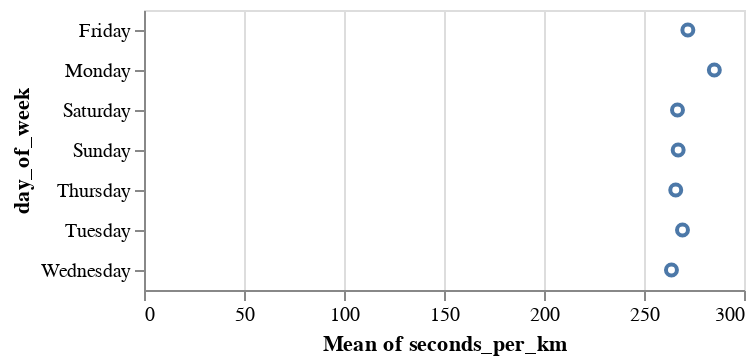

The notebook cell this image was saved under:
### Code cell
# average, mean, median, stdev, min, max, sum
alt.Chart(df).mark_point().encode(
    x='mean(seconds_per_km)',
    y='day_of_week'
)

### Figure 1 — Vega-Lite specification as saved in the notebook (floating-point values rounded to 4 significant figures)
{"$schema": "https://vega.github.io/schema/vega-lite/v5.17.0.json", "config": {"view": {"continuousHeight": 300, "continuousWidth": 300}}, "data": {"name": "data-b5e90de4fab0477a6d479abe6d38b620"}, "datasets": {"data-b5e90de4fab0477a6d479abe6d38b620": [{"avgPace(/meter)": 0.3787, "calories(kcal)": 71, "date": "2022-01-10 20:39", "day_of_week": "Monday", "distance(m)": 1191, "distance_rounded": 1, "maxPace(/meter)": 7.246, "minPace(/meter)": 0.2501, "seconds_per_km": 380.4, "speed_per_km": "06:20.35", "sportTime(s)": 453, "startTime": "2022-01-10T13:39:17+00:00", "type": 1}, {"avgPace(/meter)": 0.2878, "calories(kcal)": 60, "date": "2022-01-13 16:23", "day_of_week": "Thursday", "distance(m)": 1004, "distance_rounded": 1, "maxPace(/meter)": 2.342, "minPace(/meter)": 0.1982, "seconds_per_km": 288.8, "speed_per_km": "04:48.84", "sportTime(s)": 290, "startTime": "2022-01-13T09:23:16+00:00", "type": 1}, {"avgPace(/meter)": 0.2637, "calories(kcal)": 39, "date": "2022-02-03 17:41", "day_of_week": "Thursday", "distance(m)": 1001, "distance_rounded": 1, "maxPace(/meter)": 0.609, "minPace(/meter)": 0.1993, "seconds_per_km": 264.7, "speed_per_km": "04:24.74", "sportTime(s)": 265, "startTime": "2022-02-03T10:41:12+00:00", "type": 1}, {"avgPace(/meter)": 0.2803, "calories(kcal)": 50, "date": "2022-02-05 18:46", "day_of_week": "Saturday", "distance(m)": 1006, "distance_rounded": 1, "maxPace(/meter)": 0.6911, "minPace(/meter)": 0.229, "seconds_per_km": 281.3, "speed_per_km": "04:41.31", "sportTime(s)": 283, "startTime": "2022-02-05T11:46:47+00:00", "type": 1}, {"avgPace(/meter)": 0.2675, "calories(kcal)": 34, "date": "2022-02-06 18:36", "day_of_week": "Sunday", "distance(m)": 1013, "distance_rounded": 1, "maxPace(/meter)": 0.6361, "minPace(/meter)": 0.2325, "seconds_per_km": 268.5, "speed_per_km": "04:28.51", "sportTime(s)": 272, "startTime": "2022-02-06T11:36:48+00:00", "type": 1}, {"avgPace(/meter)": 0.26, "calories(kcal)": 39, "date": "2022-02-11 18:49", "day_of_week": "Friday", "distance(m)": 1004, "distance_rounded": 1, "maxPace(/meter)": 0.788, "minPace(/meter)": 0.198, "seconds_per_km": 262.9, "speed_per_km": "04:22.95", "sportTime(s)": 264, "startTime": "2022-02-11T11:49:54+00:00", "type": 1}, {"avgPace(/meter)": 0.2552, "calories(kcal)": 44, "date": "2022-02-12 18:25", "day_of_week": "Saturday", "distance(m)": 1011, "distance_rounded": 1, "maxPace(/meter)": 0.5571, "minPace(/meter)": 0.1928, "seconds_per_km": 256.2, "speed_per_km": "04:16.18", "sportTime(s)": 259, "startTime": "2022-02-12T11:25:02+00:00", "type": 1}, {"avgPace(/meter)": 0.255, "calories(kcal)": 37, "date": "2022-02-13 18:09", "day_of_week": "Sunday", "distance(m)": 1000, "distance_rounded": 1, "maxPace(/meter)": 0.576, "minPace(/meter)": 0.194, "seconds_per_km": 256, "speed_per_km": "04:16.00", "sportTime(s)": 256, "startTime": "2022-02-13T11:09:12+00:00", "type": 1}, {"avgPace(/meter)": 0.2854, "calories(kcal)": 43, "date": "2022-02-14 18:50", "day_of_week": "Monday", "distance(m)": 1002, "distance_rounded": 1, "maxPace(/meter)": 0.7446, "minPace(/meter)": 0.2587, "seconds_per_km": 286.4, "speed_per_km": "04:46.43", "sportTime(s)": 287, "startTime": "2022-02-14T11:50:09+00:00", "type": 1}, {"avgPace(/meter)": 0.2827, "calories(kcal)": 60, "date": "2022-02-16 18:12", "day_of_week": "Wednesday", "distance(m)": 1001, "distance_rounded": 1, "maxPace(/meter)": 2.165, "minPace(/meter)": 0.1834, "seconds_per_km": 283.7, "speed_per_km": "04:43.72", "sportTime(s)": 284, "startTime": "2022-02-16T11:12:40+00:00", "type": 1}, {"avgPace(/meter)": 0.2793, "calories(kcal)": 55, "date": "2022-03-05 07:10", "day_of_week": "Saturday", "distance(m)": 1006, "distance_rounded": 1, "maxPace(/meter)": 0.6154, "minPace(/meter)": 0.2083, "seconds_per_km": 280.3, "speed_per_km": "04:40.32", "sportTime(s)": 282, "startTime": "2022-03-05T00:10:22+00:00", "type": 1}, {"avgPace(/meter)": 0.2796, "calories(kcal)": 47, "date": "2022-03-18 18:26", "day_of_week": "Friday", "distance(m)": 1005, "distance_rounded": 1, "maxPace(/meter)": 0.8749, "minPace(/meter)": 0.2372, "seconds_per_km": 280.6, "speed_per_km": "04:40.60", "sportTime(s)": 282, "startTime": "2022-03-18T11:26:11+00:00", "type": 1}, {"avgPace(/meter)": 0.2964, "calories(kcal)": 57, "date": "2022-03-28 18:45", "day_of_week": "Monday", "distance(m)": 1046, "distance_rounded": 1, "maxPace(/meter)": 0.639, "minPace(/meter)": 0.2149, "seconds_per_km": 297.3, "speed_per_km": "04:57.32", "sportTime(s)": 311, "startTime": "2022-03-28T11:45:13+00:00", "type": 1}, {"avgPace(/meter)": 0.3011, "calories(kcal)": 57, "date": "2022-03-29 19:02", "day_of_week": "Tuesday", "distance(m)": 1003, "distance_rounded": 1, "maxPace(/meter)": 0.6835, "minPace(/meter)": 0.2301, "seconds_per_km": 302.1, "speed_per_km": "05:2.09", "sportTime(s)": 303, "startTime": "2022-03-29T12:02:25+00:00", "type": 1}, {"avgPace(/meter)": 0.2837, "calories(kcal)": 49, "date": "2022-03-30 18:52", "day_of_week": "Wednesday", "distance(m)": 1001, "distance_rounded": 1, "maxPace(/meter)": 0.4753, "minPace(/meter)": 0.1658, "seconds_per_km": 284.7, "speed_per_km": "04:44.72", "sportTime(s)": 285, "startTime": "2022-03-30T11:52:16+00:00", "type": 1}, {"avgPace(/meter)": 0.27, "calories(kcal)": 48, "date": "2022-04-04 17:57", "day_of_week": "Monday", "distance(m)": 1000, "distance_rounded": 1, "maxPace(/meter)": 0.7117, "minPace(/meter)": 0.2248, "seconds_per_km": 271, "speed_per_km": "04:31.00", "sportTime(s)": 271, "startTime": "2022-04-04T10:57:56+00:00", "type": 1}, {"avgPace(/meter)": 0.273, "calories(kcal)": 51, "date": "2022-04-08 18:39", "day_of_week": "Friday", "distance(m)": 1000, "distance_rounded": 1, "maxPace(/meter)": 0.6707, "minPace(/meter)": 0.2315, "seconds_per_km": 274, "speed_per_km": "04:34.00", "sportTime(s)": 274, "startTime": "2022-04-08T11:39:28+00:00", "type": 1}, {"avgPace(/meter)": 0.2744, "calories(kcal)": 45, "date": "2022-04-10 18:41", "day_of_week": "Sunday", "distance(m)": 1006, "distance_rounded": 1, "maxPace(/meter)": 0.6873, "minPace(/meter)": 0.2137, "seconds_per_km": 275.3, "speed_per_km": "04:35.35", "sportTime(s)": 277, "startTime": "2022-04-10T11:41:58+00:00", "type": 1}, {"avgPace(/meter)": 0.277, "calories(kcal)": 44, "date": "2022-04-13 17:48", "day_of_week": "Wednesday", "distance(m)": 1000, "distance_rounded": 1, "maxPace(/meter)": 0.7634, "minPace(/meter)": 0.2038, "seconds_per_km": 278, "speed_per_km": "04:38.00", "sportTime(s)": 278, "startTime": "2022-04-13T10:48:11+00:00", "type": 1}, {"avgPace(/meter)": 0.2756, "calories(kcal)": 39, "date": "2022-04-15 16:54", "day_of_week": "Friday", "distance(m)": 1005, "distance_rounded": 1, "maxPace(/meter)": 0.7968, "minPace(/meter)": 0.244, "seconds_per_km": 276.6, "speed_per_km": "04:36.62", "sportTime(s)": 278, "startTime": "2022-04-15T09:54:21+00:00", "type": 1}, {"avgPace(/meter)": 0.2939, "calories(kcal)": 62, "date": "2022-04-26 18:40", "day_of_week": "Tuesday", "distance(m)": 1201, "distance_rounded": 1, "maxPace(/meter)": 1.115, "minPace(/meter)": 0.1997, "seconds_per_km": 294.8, "speed_per_km": "04:54.75", "sportTime(s)": 354, "startTime": "2022-04-26T11:40:21+00:00", "type": 1}, {"avgPace(/meter)": 0.2685, "calories(kcal)": 48, "date": "2022-04-27 18:31", "day_of_week": "Wednesday", "distance(m)": 1002, "distance_rounded": 1, "maxPace(/meter)": 0.6803, "minPace(/meter)": 0.2187, "seconds_per_km": 269.5, "speed_per_km": "04:29.46", "sportTime(s)": 270, "startTime": "2022-04-27T11:31:56+00:00", "type": 1}, {"avgPace(/meter)": 0.2774, "calories(kcal)": 50, "date": "2022-04-28 17:37", "day_of_week": "Thursday", "distance(m)": 1002, "distance_rounded": 1, "maxPace(/meter)": 0.8052, "minPace(/meter)": 0.221, "seconds_per_km": 278.4, "speed_per_km": "04:38.44", "sportTime(s)": 279, "startTime": "2022-04-28T10:37:51+00:00", "type": 1}, {"avgPace(/meter)": 0.2974, "calories(kcal)": 89, "date": "2022-04-29 18:01", "day_of_week": "Friday", "distance(m)": 1651, "distance_rounded": 1, "maxPace(/meter)": 1.217, "minPace(/meter)": 0.2073, "seconds_per_km": 299.8, "speed_per_km": "04:59.82", "sportTime(s)": 495, "startTime": "2022-04-29T11:01:29+00:00", "type": 1}, {"avgPace(/meter)": 0.2803, "calories(kcal)": 41, "date": "2022-05-01 16:48", "day_of_week": "Sunday", "distance(m)": 1006, "distance_rounded": 1, "maxPace(/meter)": 0.8224, "minPace(/meter)": 0.2239, "seconds_per_km": 281.3, "speed_per_km": "04:41.31", "sportTime(s)": 283, "startTime": "2022-05-01T09:48:50+00:00", "type": 1}, {"avgPace(/meter)": 0.2761, "calories(kcal)": 42, "date": "2022-05-04 18:52", "day_of_week": "Wednesday", "distance(m)": 1007, "distance_rounded": 1, "maxPace(/meter)": 0.6135, "minPace(/meter)": 0.2112, "seconds_per_km": 277.1, "speed_per_km": "04:37.06", "sportTime(s)": 279, "startTime": "2022-05-04T11:52:29+00:00", "type": 1}, {"avgPace(/meter)": 0.291, "calories(kcal)": 52, "date": "2022-05-05 18:15", "day_of_week": "Thursday", "distance(m)": 1000, "distance_rounded": 1, "maxPace(/meter)": 0.7042, "minPace(/meter)": 0.216, "seconds_per_km": 292, "speed_per_km": "04:52.00", "sportTime(s)": 292, "startTime": "2022-05-05T11:15:38+00:00", "type": 1}, {"avgPace(/meter)": 0.2712, "calories(kcal)": 47, "date": "2022-05-06 17:16", "day_of_week": "Friday", "distance(m)": 1003, "distance_rounded": 1, "maxPace(/meter)": 0.7022, "minPace(/meter)": 0.2276, "seconds_per_km": 272.2, "speed_per_km": "04:32.18", "sportTime(s)": 273, "startTime": "2022-05-06T10:16:48+00:00", "type": 1}, {"avgPace(/meter)": 0.278, "calories(kcal)": 52, "date": "2022-05-07 16:47", "day_of_week": "Saturday", "distance(m)": 1040, "distance_rounded": 1, "maxPace(/meter)": 212, "minPace(/meter)": 0.2129, "seconds_per_km": 278.8, "speed_per_km": "04:38.85", "sportTime(s)": 290, "startTime": "2022-05-07T09:47:30+00:00", "type": 1}, {"avgPace(/meter)": 0.279, "calories(kcal)": 56, "date": "2022-05-08 18:24", "day_of_week": "Sunday", "distance(m)": 1026, "distance_rounded": 1, "maxPace(/meter)": 225, "minPace(/meter)": 0.2221, "seconds_per_km": 279.7, "speed_per_km": "04:39.73", "sportTime(s)": 287, "startTime": "2022-05-08T11:24:19+00:00", "type": 1}, {"avgPace(/meter)": 0.278, "calories(kcal)": 59, "date": "2022-05-12 18:36", "day_of_week": "Thursday", "distance(m)": 1007, "distance_rounded": 1, "maxPace(/meter)": 178, "minPace(/meter)": 0.1781, "seconds_per_km": 279.0, "speed_per_km": "04:39.05", "sportTime(s)": 281, "startTime": "2022-05-12T11:36:50+00:00", "type": 1}, {"avgPace(/meter)": 0.283, "calories(kcal)": 55, "date": "2022-05-13 18:36", "day_of_week": "Friday", "distance(m)": 1024, "distance_rounded": 1, "maxPace(/meter)": 201, "minPace(/meter)": 0.2015, "seconds_per_km": 284.2, "speed_per_km": "04:44.18", "sportTime(s)": 291, "startTime": "2022-05-13T11:36:23+00:00", "type": 1}, {"avgPace(/meter)": 0.273, "calories(kcal)": 51, "date": "2022-05-15 18:36", "day_of_week": "Sunday", "distance(m)": 1028, "distance_rounded": 1, "maxPace(/meter)": 197, "minPace(/meter)": 0.1974, "seconds_per_km": 273.3, "speed_per_km": "04:33.35", "sportTime(s)": 281, "startTime": "2022-05-15T11:36:24+00:00", "type": 1}, {"avgPace(/meter)": 0.288, "calories(kcal)": 63, "date": "2022-05-16 18:31", "day_of_week": "Monday", "distance(m)": 1046, "distance_rounded": 1, "maxPace(/meter)": 210, "minPace(/meter)": 0.2106, "seconds_per_km": 288.7, "speed_per_km": "04:48.72", "sportTime(s)": 302, "startTime": "2022-05-16T11:31:34+00:00", "type": 1}, {"avgPace(/meter)": 0.293, "calories(kcal)": 63, "date": "2022-05-17 18:15", "day_of_week": "Tuesday", "distance(m)": 1049, "distance_rounded": 1, "maxPace(/meter)": 237, "minPace(/meter)": 0.2227, "seconds_per_km": 293.6, "speed_per_km": "04:53.61", "sportTime(s)": 308, "startTime": "2022-05-17T11:15:00+00:00", "type": 1}, {"avgPace(/meter)": 0.2841, "calories(kcal)": 50.03, "date": "2022-05-21 20:48", "day_of_week": "Saturday", "distance(m)": 1003, "distance_rounded": 1, "maxPace(/meter)": 0.6219, "minPace(/meter)": 0.2232, "seconds_per_km": 286.1, "speed_per_km": "04:46.14", "sportTime(s)": 287, "startTime": "2022-05-21T13:48:24+00:00", "type": 1}, {"avgPace(/meter)": 0.265, "calories(kcal)": 44.08, "date": "2022-05-22 17:22", "day_of_week": "Sunday", "distance(m)": 1000, "distance_rounded": 1, "maxPace(/meter)": 0.815, "minPace(/meter)": 0.2136, "seconds_per_km": 267, "speed_per_km": "04:27.00", "sportTime(s)": 267, "startTime": "2022-05-22T10:22:47+00:00", "type": 1}, {"avgPace(/meter)": 0.265, "calories(kcal)": 50.33, "date": "2022-05-23 18:46", "day_of_week": "Monday", "distance(m)": 1000, "distance_rounded": 1, "maxPace(/meter)": 0.668, "minPace(/meter)": 0.2187, "seconds_per_km": 267, "speed_per_km": "04:27.00", "sportTime(s)": 267, "startTime": "2022-05-23T11:46:59+00:00", "type": 1}, {"avgPace(/meter)": 0.2647, "calories(kcal)": 44.15, "date": "2022-05-24 18:54", "day_of_week": "Tuesday", "distance(m)": 1001, "distance_rounded": 1, "maxPace(/meter)": 0.9251, "minPace(/meter)": 0.2227, "seconds_per_km": 266.7, "speed_per_km": "04:26.73", "sportTime(s)": 267, "startTime": "2022-05-24T11:54:01+00:00", "type": 1}, {"avgPace(/meter)": 0.2353, "calories(kcal)": 40.81, "date": "2022-05-25 17:56", "day_of_week": "Wednesday", "distance(m)": 1003, "distance_rounded": 1, "maxPace(/meter)": 0.9066, "minPace(/meter)": 0.1197, "seconds_per_km": 240.3, "speed_per_km": "04:0.28", "sportTime(s)": 241, "startTime": "2022-05-25T10:56:04+00:00", "type": 1}, {"avgPace(/meter)": 0.2622, "calories(kcal)": 53.12, "date": "2022-05-26 17:17", "day_of_week": "Thursday", "distance(m)": 1003, "distance_rounded": 1, "maxPace(/meter)": 0.558, "minPace(/meter)": 0.1968, "seconds_per_km": 264.2, "speed_per_km": "04:24.21", "sportTime(s)": 265, "startTime": "2022-05-26T10:17:38+00:00", "type": 1}, {"avgPace(/meter)": 0.2742, "calories(kcal)": 43.04, "date": "2022-05-27 18:35", "day_of_week": "Friday", "distance(m)": 1003, "distance_rounded": 1, "maxPace(/meter)": 0.757, "minPace(/meter)": 0.2449, "seconds_per_km": 276.2, "speed_per_km": "04:36.17", "sportTime(s)": 277, "startTime": "2022-05-27T11:35:19+00:00", "type": 1}, {"avgPace(/meter)": 0.2677, "calories(kcal)": 51.33, "date": "2022-05-28 17:39", "day_of_week": "Saturday", "distance(m)": 1005, "distance_rounded": 1, "maxPace(/meter)": 0.6452, "minPace(/meter)": 0.2224, "seconds_per_km": 269.7, "speed_per_km": "04:29.65", "sportTime(s)": 271, "startTime": "2022-05-28T10:39:29+00:00", "type": 1}, {"avgPace(/meter)": 0.251, "calories(kcal)": 41, "date": "2022-05-29 18:19", "day_of_week": "Sunday", "distance(m)": 1000, "distance_rounded": 1, "maxPace(/meter)": 0.4274, "minPace(/meter)": 0.1839, "seconds_per_km": 253, "speed_per_km": "04:13.00", "sportTime(s)": 253, "startTime": "2022-05-29T11:19:12+00:00", "type": 1}, {"avgPace(/meter)": 0.25, "calories(kcal)": 48.92, "date": "2022-05-30 18:55", "day_of_week": "Monday", "distance(m)": 1004, "distance_rounded": 1, "maxPace(/meter)": 0.4058, "minPace(/meter)": 0.1746, "seconds_per_km": 252.0, "speed_per_km": "04:11.99", "sportTime(s)": 253, "startTime": "2022-05-30T11:55:16+00:00", "type": 1}, {"avgPace(/meter)": 0.2575, "calories(kcal)": 49.91, "date": "2022-05-31 18:42", "day_of_week": "Tuesday", "distance(m)": 1006, "distance_rounded": 1, "maxPace(/meter)": 0.5513, "minPace(/meter)": 0.203, "seconds_per_km": 259.4, "speed_per_km": "04:19.44", "sportTime(s)": 261, "startTime": "2022-05-31T11:42:33+00:00", "type": 1}, {"avgPace(/meter)": 0.2483, "calories(kcal)": 45.2, "date": "2022-06-03 18:03", "day_of_week": "Friday", "distance(m)": 1003, "distance_rounded": 1, "maxPace(/meter)": 0.8258, "minPace(/meter)": 0.1627, "seconds_per_km": 250.2, "speed_per_km": "04:10.25", "sportTime(s)": 251, "startTime": "2022-06-03T11:03:24+00:00", "type": 1}, {"avgPace(/meter)": 0.2428, "calories(kcal)": 51.81, "date": "2022-06-04 18:38", "day_of_week": "Saturday", "distance(m)": 1001, "distance_rounded": 1, "maxPace(/meter)": 0.5981, "minPace(/meter)": 0.2102, "seconds_per_km": 244.8, "speed_per_km": "04:4.76", "sportTime(s)": 245, "startTime": "2022-06-04T11:38:21+00:00", "type": 1}, {"avgPace(/meter)": 0.2348, "calories(kcal)": 30.82, "date": "2022-06-11 17:38", "day_of_week": "Saturday", "distance(m)": 1001, "distance_rounded": 1, "maxPace(/meter)": 0.5176, "minPace(/meter)": 0.1971, "seconds_per_km": 236.8, "speed_per_km": "03:56.76", "sportTime(s)": 237, "startTime": "2022-06-11T10:38:27+00:00", "type": 1}, {"avgPace(/meter)": 0.2475, "calories(kcal)": 51.79, "date": "2022-06-12 17:47", "day_of_week": "Sunday", "distance(m)": 1006, "distance_rounded": 1, "maxPace(/meter)": 0.6472, "minPace(/meter)": 0.2005, "seconds_per_km": 249.5, "speed_per_km": "04:9.50", "sportTime(s)": 251, "startTime": "2022-06-12T10:47:29+00:00", "type": 1}, {"avgPace(/meter)": 0.2562, "calories(kcal)": 56.05, "date": "2022-06-14 19:03", "day_of_week": "Tuesday", "distance(m)": 1003, "distance_rounded": 1, "maxPace(/meter)": 0.5627, "minPace(/meter)": 0.1935, "seconds_per_km": 258.2, "speed_per_km": "04:18.23", "sportTime(s)": 259, "startTime": "2022-06-14T12:03:23+00:00", "type": 1}, {"avgPace(/meter)": 0.2443, "calories(kcal)": 47.92, "date": "2022-06-15 18:46", "day_of_week": "Wednesday", "distance(m)": 1011, "distance_rounded": 1, "maxPace(/meter)": 0.5219, "minPace(/meter)": 0.1885, "seconds_per_km": 246.3, "speed_per_km": "04:6.29", "sportTime(s)": 249, "startTime": "2022-06-15T11:46:25+00:00", "type": 1}, {"avgPace(/meter)": 0.2405, "calories(kcal)": 33.65, "date": "2022-06-16 18:03", "day_of_week": "Thursday", "distance(m)": 1002, "distance_rounded": 1, "maxPace(/meter)": 0.5764, "minPace(/meter)": 0.1971, "seconds_per_km": 242.5, "speed_per_km": "04:2.51", "sportTime(s)": 243, "startTime": "2022-06-16T11:03:28+00:00", "type": 1}, {"avgPace(/meter)": 0.2405, "calories(kcal)": 48.66, "date": "2022-06-17 18:03", "day_of_week": "Friday", "distance(m)": 1002, "distance_rounded": 1, "maxPace(/meter)": 0.4713, "minPace(/meter)": 0.1802, "seconds_per_km": 242.5, "speed_per_km": "04:2.51", "sportTime(s)": 243, "startTime": "2022-06-17T11:03:58+00:00", "type": 1}, {"avgPace(/meter)": 0.2428, "calories(kcal)": 45, "date": "2022-06-21 19:23", "day_of_week": "Tuesday", "distance(m)": 1009, "distance_rounded": 1, "maxPace(/meter)": 0.5322, "minPace(/meter)": 0.1881, "seconds_per_km": 244.8, "speed_per_km": "04:4.80", "sportTime(s)": 247, "startTime": "2022-06-21T12:23:33+00:00", "type": 1}, {"avgPace(/meter)": 0.2423, "calories(kcal)": 49.76, "date": "2022-06-23 18:16", "day_of_week": "Thursday", "distance(m)": 1003, "distance_rounded": 1, "maxPace(/meter)": 0.627, "minPace(/meter)": 0.1883, "seconds_per_km": 244.3, "speed_per_km": "04:4.27", "sportTime(s)": 245, "startTime": "2022-06-23T11:16:47+00:00", "type": 1}, {"avgPace(/meter)": 0.2365, "calories(kcal)": 48.67, "date": "2022-06-27 18:45", "day_of_week": "Monday", "distance(m)": 1002, "distance_rounded": 1, "maxPace(/meter)": 0.6246, "minPace(/meter)": 0.1815, "seconds_per_km": 238.5, "speed_per_km": "03:58.52", "sportTime(s)": 239, "startTime": "2022-06-27T11:45:38+00:00", "type": 1}, {"avgPace(/meter)": 0.2323, "calories(kcal)": 39.65, "date": "2022-06-28 18:07", "day_of_week": "Tuesday", "distance(m)": 1003, "distance_rounded": 1, "maxPace(/meter)": 0.4755, "minPace(/meter)": 0.1836, "seconds_per_km": 234.3, "speed_per_km": "03:54.30", "sportTime(s)": 235, "startTime": "2022-06-28T11:07:21+00:00", "type": 1}, {"avgPace(/meter)": 0.2283, "calories(kcal)": 33.62, "date": "2022-06-29 19:02", "day_of_week": "Wednesday", "distance(m)": 1003, "distance_rounded": 1, "maxPace(/meter)": 0.5453, "minPace(/meter)": 0.1936, "seconds_per_km": 230.3, "speed_per_km": "03:50.31", "sportTime(s)": 231, "startTime": "2022-06-29T12:02:34+00:00", "type": 1}, {"avgPace(/meter)": 0.2368, "calories(kcal)": 36.82, "date": "2022-06-30 19:31", "day_of_week": "Thursday", "distance(m)": 1001, "distance_rounded": 1, "maxPace(/meter)": 0.6545, "minPace(/meter)": 0.1648, "seconds_per_km": 238.8, "speed_per_km": "03:58.76", "sportTime(s)": 239, "startTime": "2022-06-30T12:31:18+00:00", "type": 1}]}, "encoding": {"x": {"aggregate": "mean", "field": "seconds_per_km", "type": "quantitative"}, "y": {"field": "day_of_week", "type": "nominal"}}, "mark": {"type": "point"}}
